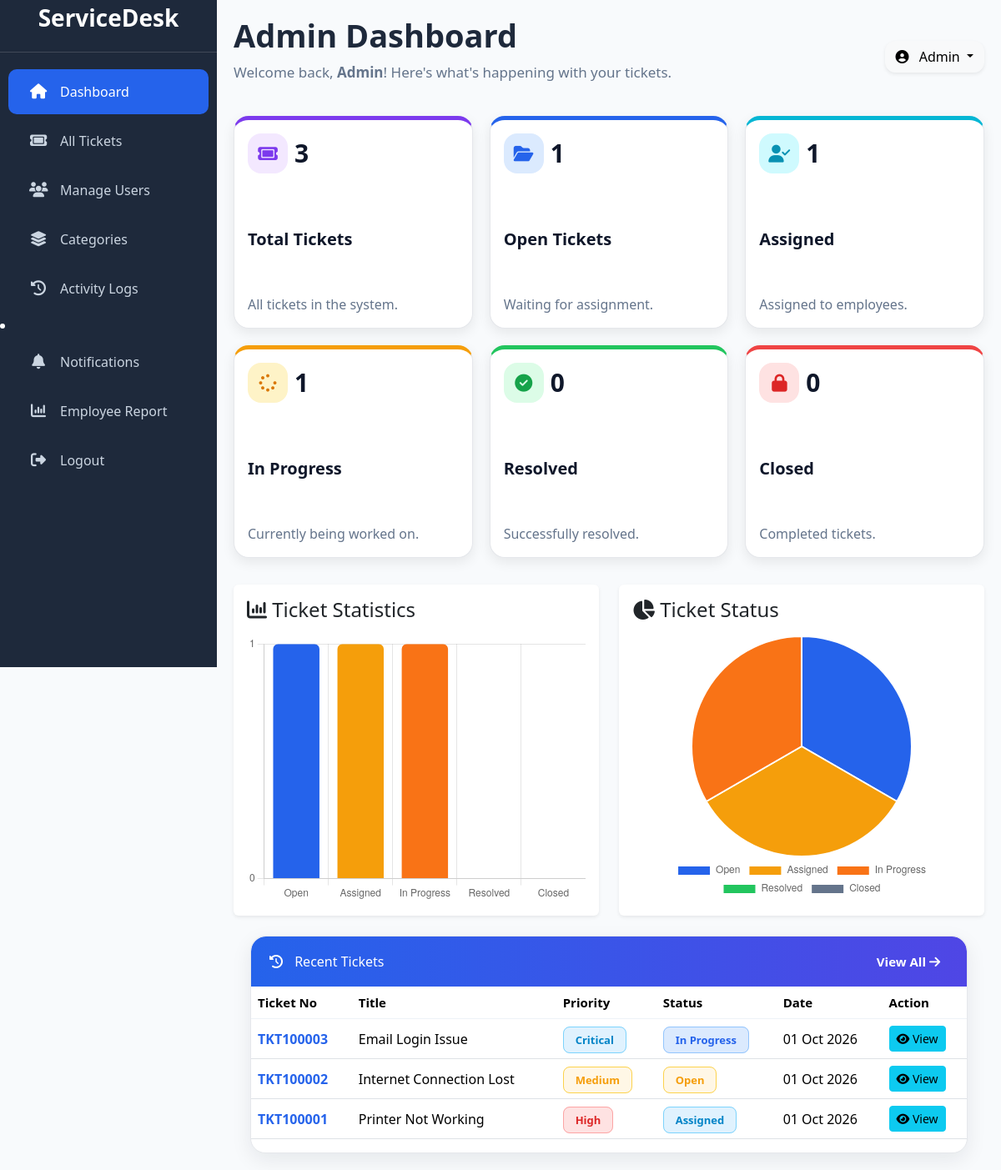
Page /admin/dashboard.php (signed in) on the committed database.
### tables this page shows
CREATE TABLE tickets (

    ID INT AUTO_INCREMENT PRIMARY KEY,

    TicketNumber VARCHAR(50) NOT NULL UNIQUE,

    Title VARCHAR(255) NOT NULL,

    Description TEXT NOT NULL,

    CategoryId INT NOT NULL,

    PriorityId INT NOT NULL,

    StatusId INT NOT NULL DEFAULT 1,

    CreatedBy INT NOT NULL,

    AssignedTo INT DEFAULT NULL,

    CreatedDate TIMESTAMP DEFAULT CURRENT_TIMESTAMP,

    UpdatedDate TIMESTAMP DEFAULT CURRENT_TIMESTAMP
    ON UPDATE CURRENT_TIMESTAMP,

    CONSTRAINT fk_ticket_category
    FOREIGN KEY (CategoryId)
    REFERENCES categories(ID),

    CONSTRAINT fk_ticket_priority
    FOREIGN KEY (PriorityId)
    REFERENCES priorities(ID),

    CONSTRAINT fk_ticket_status
    FOREIGN KEY (StatusId)
    REFERENCES statuses(ID),

    CONSTRAINT fk_ticket_createdby
    FOREIGN KEY (CreatedBy)
    REFERENCES users(ID),

    CONSTRAINT fk_ticket_assignedto
    FOREIGN KEY (AssignedTo)
    REFERENCES users(ID)

);

### admin/dashboard.php (the view, shortened to what this page needs)
<?php
include '../includes/db.php';
$statusQuery = "
SELECT
    statuses.StatusName,
    COUNT(tickets.ID) AS Total
FROM statuses
LEFT JOIN tickets
ON statuses.ID = tickets.StatusId
GROUP BY statuses.ID
";
$statusResult = mysqli_query($conn, $statusQuery);
$labels = [];
$data = [];
while ($row = mysqli_fetch_assoc($statusResult))
{
    $labels[] = $row['StatusName'];
    $data[] = $row['Total'];
}
$totalQuery = "SELECT COUNT(*) AS total FROM tickets";
$totalResult = mysqli_query($conn, $totalQuery);
$totalTickets = mysqli_fetch_assoc($totalResult)['total'];
$openQuery = "SELECT COUNT(*) AS open FROM tickets WHERE StatusId=1";
$openResult = mysqli_query($conn, $openQuery);
$openTickets = mysqli_fetch_assoc($openResult)['open'];
$assignedQuery = "SELECT COUNT(*) AS assigned FROM tickets WHERE StatusId=2";
$assignedResult = mysqli_query($conn, $assignedQuery);
$assignedTickets = mysqli_fetch_assoc($assignedResult)['assigned'];
$progressQuery = "SELECT COUNT(*) AS progress FROM tickets WHERE StatusId=3";
$progressResult = mysqli_query($conn, $progressQuery);
$progressTickets = mysqli_fetch_assoc($progressResult)['progress'];
$resolvedQuery = "SELECT COUNT(*) AS resolved FROM tickets WHERE StatusId=4";
$resolvedResult = mysqli_query($conn, $resolvedQuery);
$resolvedTickets = mysqli_fetch_assoc($resolvedResult)['resolved'];
$closedQuery = "SELECT COUNT(*) AS closed FROM tickets WHERE StatusId=5";
$closedResult = mysqli_query($conn, $closedQuery);
$closedTickets = mysqli_fetch_assoc($closedResult)['closed'];
$recentQuery = "
SELECT
    tickets.ID,
    tickets.TicketNumber,
    tickets.Title,
    statuses.StatusName,
    priorities.PriorityName,
    tickets.CreatedDate
FROM tickets
LEFT JOIN statuses
ON tickets.StatusId = statuses.ID
LEFT JOIN priorities
ON tickets.PriorityId = priorities.ID
ORDER BY tickets.ID DESC
LIMIT 5
";
$recentResult = mysqli_query($conn, $recentQuery);
?>
<!DOCTYPE html>
<html lang="en">
<head>
<link rel="stylesheet"
href="https://cdnjs.cloudflare.com/ajax/libs/font-awesome/6.6.0/css/all.min.css">
<link rel="stylesheet" href="../assets/css/style.css">
<link rel="stylesheet" href="../assets/css/dashboard.css">
<link href="https://cdn.jsdelivr.net/npm/bootstrap@5.3.3/dist/css/bootstrap.min.css"
rel="stylesheet">
</head>
<body>
<?php include 'includes/sidebar.php'; ?>
<div class="main-content">
<div class="container-fluid dashboard-container">
<div class="welcome-banner mb-4">
    <div class="row align-items-center">
        <div class="col-lg-8">
            <h1 class="dashboard-title">
                Admin Dashboard
            </h1>
            <p class="dashboard-subtitle">
                Welcome back,
                <strong><?php echo $_SESSION['name']; ?></strong>!
                Here's what's happening with your tickets.
            </p>
        </div>
        <div class="col-lg-4 text-end">
            <div class="profile-dropdown dropdown">
                <button
                class="btn btn-light dropdown-toggle shadow-sm"
                type="button"
                data-bs-toggle="dropdown">
                    <i class="fa-solid fa-circle-user me-2"></i>
                    <?php echo $_SESSION['name']; ?>
                </button>
            </div>
        </div>
    </div>
</div>
<div class="cards-section">
<div class="row g-3">
<div class="col-xl-2 col-lg-4 col-md-6 col-sm-6 mb-4">
<div class="stats-card purple">
    <div class="stats-top">
        <div class="stats-icon bg-purple">
            <i class="fa-solid fa-ticket"></i>
        </div>
        <div class="stats-number">
            <?php echo $totalTickets; ?>
        </div>
    </div>
    <h5>Total Tickets</h5>
    <p>All tickets in the system.</p>
</div>
</div>
<div class="col-xl-2 col-lg-4 col-md-6 col-sm-6 mb-4">
<div class="stats-card blue">
    <div class="stats-top">
        <div class="stats-icon bg-blue">
            <i class="fa-solid fa-folder-open"></i>
        </div>
        <div class="stats-number">
            <?php echo $openTickets; ?>
        </div>
    </div>
    <h5>Open Tickets</h5>
    <p>Waiting for assignment.</p>
</div>
</div>
<div class="col-xl-2 col-lg-4 col-md-6 col-sm-6 mb-4">
<div class="stats-card cyan">
    <div class="stats-top">
        <div class="stats-icon bg-cyan">
            <i class="fa-solid fa-user-check"></i>
        </div>
        <div class="stats-number">
            <?php echo $assignedTickets; ?>
        </div>
    </div>
    <h5>Assigned</h5>
    <p>Assigned to employees.</p>
</div>
</div>
<div class="col-xl-2 col-lg-4 col-md-6 col-sm-6 mb-4">
<div class="stats-card orange">
    <div class="stats-top">
        <div class="stats-icon bg-orange">
            <i class="fa-solid fa-spinner"></i>
        </div>
        <div class="stats-number">
            <?php echo $progressTickets; ?>
        </div>
    </div>
    <h5>In Progress</h5>
    <p>Currently being worked on.</p>
</div>
</div>
<div class="col-xl-2 col-lg-4 col-md-6 col-sm-6 mb-4">
<div class="stats-card green">
    <div class="stats-top">
        <div class="stats-icon bg-green">
            <i class="fa-solid fa-circle-check"></i>
        </div>
        <div class="stats-number">
            <?php echo $resolvedTickets; ?>
        </div>
    </div>
    <h5>Resolved</h5>
    <p>Successfully resolved.</p>
</div>
</div>
<div class="col-xl-2 col-lg-4 col-md-6 col-sm-6 mb-4">
<div class="stats-card red">
    <div class="stats-top">
        <div class="stats-icon bg-red">
            <i class="fa-solid fa-lock"></i>
        </div>
        <div class="stats-number">
            <?php echo $closedTickets; ?>
        </div>
    </div>
    <h5>Closed</h5>
    <p>Completed tickets.</p>
</div>
</div>
</div>
</div>
<div class="row g-4 mt-2">
<div class="col-lg-6">
<div class="card shadow-sm border-0">
<div class="card-body">
<h4 class="mb-3">
<i class="fa-solid fa-chart-column"></i>
Ticket Statistics
</h4>
<div style="height:320px;">
<canvas id="ticketChart"></canvas>
</div>
</div>
</div>
</div>
<div class="col-lg-6">
<div class="card shadow-sm border-0">
<div class="card-body">
<h4 class="mb-3">
<i class="fa-solid fa-chart-pie"></i>
Ticket Status
</h4>
<div style="height:320px;">
<canvas id="statusChart"></canvas>
</div>
</div>
</div>
</div>
</div>
<div class="dashboard-table mt-4">
<div class="table-header">
<div>
<i class="fa-solid fa-clock-rotate-left"></i>
Recent Tickets
</div>
<a href="tickets.php" class="view-all">
View All
<i class="fa-solid fa-arrow-right"></i>
</a>
</div>
<div class="table-body">
<div class="table-responsive">
<table class="table custom-table align-middle">
<thead>
<tr>
<th>Ticket No</th>
<th>Title</th>
<th>Priority</th>
<th>Status</th>
<th>Date</th>
<th>Action</th>
</tr>
</thead>
<tbody>
<?php
if(mysqli_num_rows($recentResult) > 0)
{
while($row = mysqli_fetch_assoc($recentResult))
{
?>
<tr>
<td>
<a
href="ticket_details.php?id=<?php echo $row['ID']; ?>"
class="ticket-link">
<?php echo $row['TicketNumber']; ?>
</a>
</td>
<td>
<?php echo $row['Title']; ?>
</td>
<td>
<?php
if($row['PriorityName']=="Low")
{
    echo '<span class="badge-resolved">Low</span>';
}
elseif($row['PriorityName']=="Medium")
{
    echo '<span class="badge-open">Medium</span>';
}
elseif($row['PriorityName']=="High")
{
    echo '<span class="badge-closed">High</span>';
}
else
{
    echo '<span class="badge-assigned">Critical</span>';
}
?>
</td>
<td>
<?php
if($row['StatusName']=="Open")
{
    echo '<span class="badge-open">Open</span>';
}
elseif($row['StatusName']=="Assigned")
{
    echo '<span class="badge-assigned">Assigned</span>';
}
elseif($row['StatusName']=="In Progress")
{
    echo '<span class="badge-progress">In Progress</span>';
}
elseif($row['StatusName']=="Resolved")
{
    echo '<span class="badge-resolved">Resolved</span>';
}
else
{
    echo '<span class="badge-closed">Closed</span>';
}
?>
</td>
<td>
<?php
echo date(
    "d M Y",
    strtotime($row['CreatedDate'])
);
?>
</td>
<td>
<a
href="ticket_details.php?id=<?php echo $row['ID']; ?>"
class="btn btn-info btn-sm">
<i class="fa-solid fa-eye"></i>
View
</a>
</td>
</tr>
<?php
}
}
?>
</tbody>
</table>
</div>
</div>
</div>
</div>
</div>
<script>
/* ===========================
   Ticket Statistics
=========================== */
const ticketCtx =
document.getElementById('ticketChart');
new Chart(ticketCtx, {
    type: 'bar',
    data: {
        labels: [
            'Open',
            'Assigned',
            'In Progress',
            'Resolved',
            'Closed'
        ],
        datasets: [{
            label: 'Tickets',
            data: [
                <?php echo $openTickets; ?>,
                <?php echo $assignedTickets; ?>,
                <?php echo $progressTickets; ?>,
                <?php echo $resolvedTickets; ?>,
                <?php echo $closedTickets; ?>
            ],
            backgroundColor: [
                '#2563EB',
                '#F59E0B',
                '#F97316',
                '#22C55E',
                '#64748B'
            ],
            borderWidth: 0,
            borderRadius: 6
        }]
    },
    options: {
        responsive: true,
        maintainAspectRatio: false,
        plugins: {
            legend: {
                display: false
            }
        },
        scales: {
            y: {
                beginAtZero: true,
                ticks: {
                    precision: 0
                }
            }
        }
    }
});
/* ===========================
   Ticket Status
=========================== */
const statusCtx =
document.getElementById('statusChart');
new Chart(statusCtx, {
    type: 'pie',
    data: {
        labels:
        <?php echo json_encode($labels); ?>,
        datasets: [{
            data:
            <?php echo json_encode($data); ?>,
            backgroundColor: [
                '#2563EB',
                '#F59E0B',
                '#F97316',
                '#22C55E',
                '#64748B'
            ],
            borderWidth: 2,
            borderColor: '#ffffff'
        }]
    },
    options: {
        responsive: true,
        maintainAspectRatio: false,
        plugins: {
            legend: {
                position: 'bottom'
            }
        }
    }
});
</script>
</body>
</html>

### rows in the picture
tickets: TicketNumber "TKT100003", Title "Email Login Issue", shows "Critical", shows "In Progress", CreatedDate "01 Oct 2026"
tickets: TicketNumber "TKT100002", Title "Internet Connection Lost", shows "Medium", shows "Open", CreatedDate "01 Oct 2026"
tickets: TicketNumber "TKT100001", Title "Printer Not Working", shows "High", shows "Assigned", CreatedDate "01 Oct 2026"

### other values in the picture
$_SESSION['name'] "Admin"
$totalTickets "3"
$openTickets "1"
$assignedTickets "1"
$progressTickets "1"
$resolvedTickets "0"
$closedTickets "0"
chart data {{ $openTickets }} 1
chart data {{ $assignedTickets }} 1
chart data {{ $progressTickets }} 1
chart data {{ $resolvedTickets }} 0
